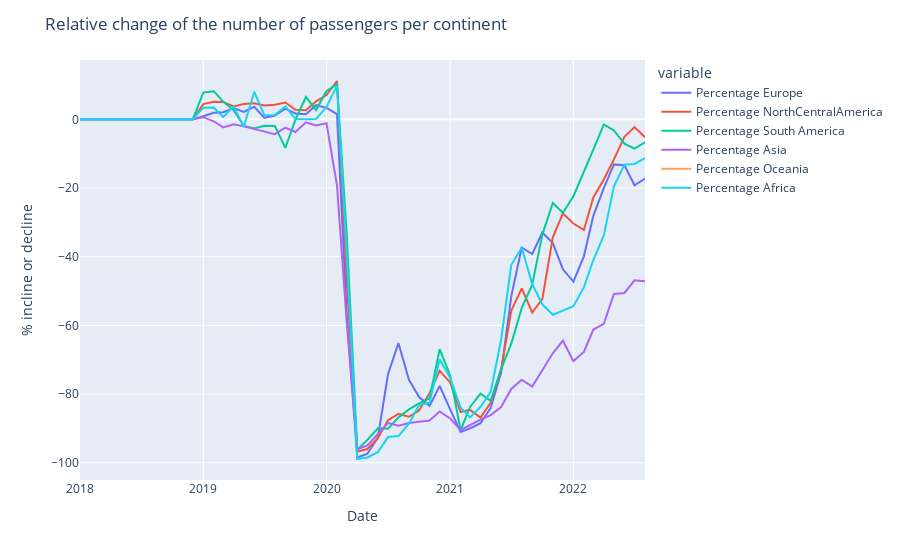

The code cell stored with this chart in its notebook:
### Code cell
#this figure shows the relative change for the different continents over the time

fig = px.line(q4_at_percentage, y = ['Percentage Europe', 'Percentage NorthCentralAmerica', 'Percentage South America', 'Percentage Asia', 'Percentage Oceania', 'Percentage Africa'])
fig.update_layout(title='Relative change of the number of passengers per continent', xaxis_title= 'Date', yaxis_title = '% incline or decline') 
fig.show()

#Tekst bij figuure
